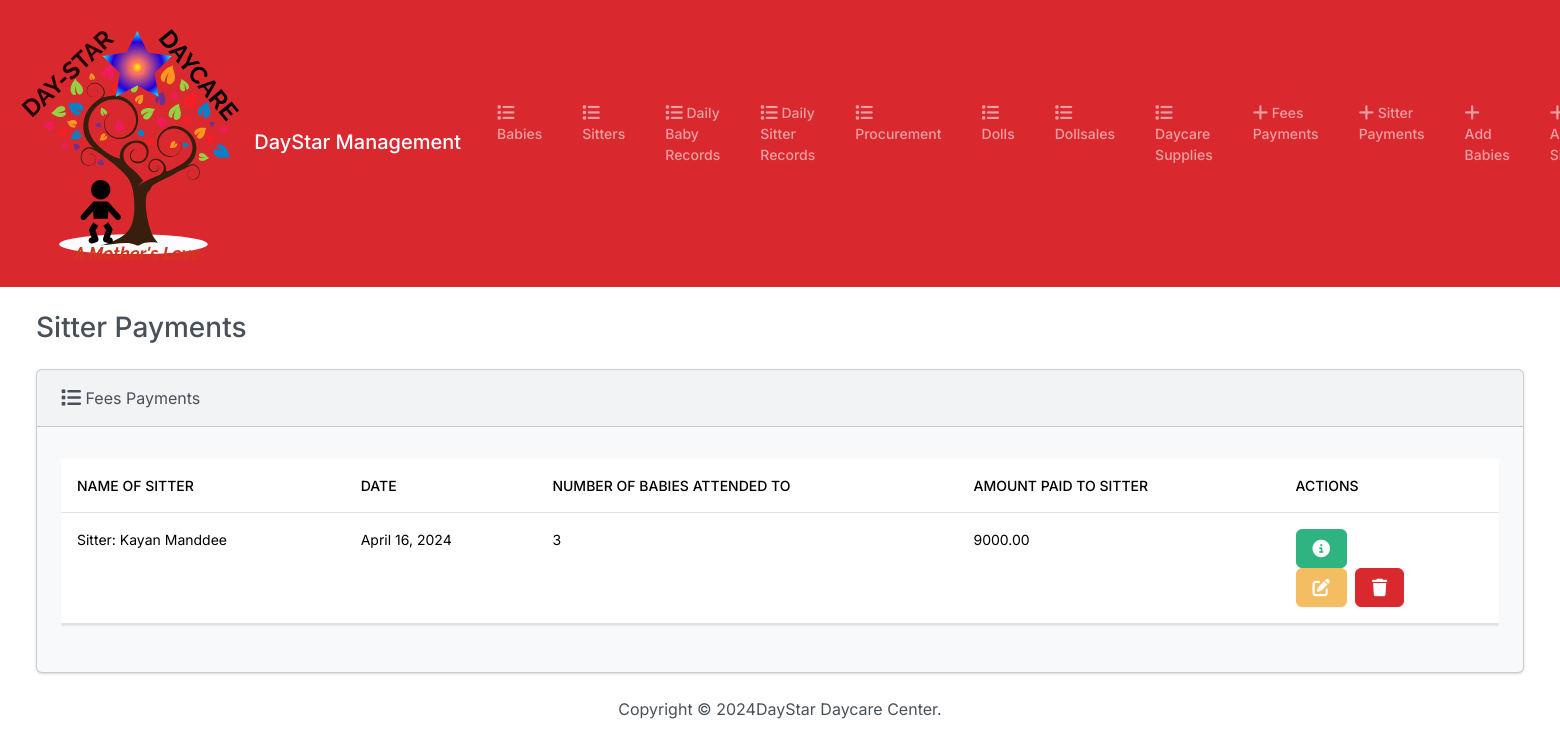
Page /sitterpayment/ on the earlier database version.
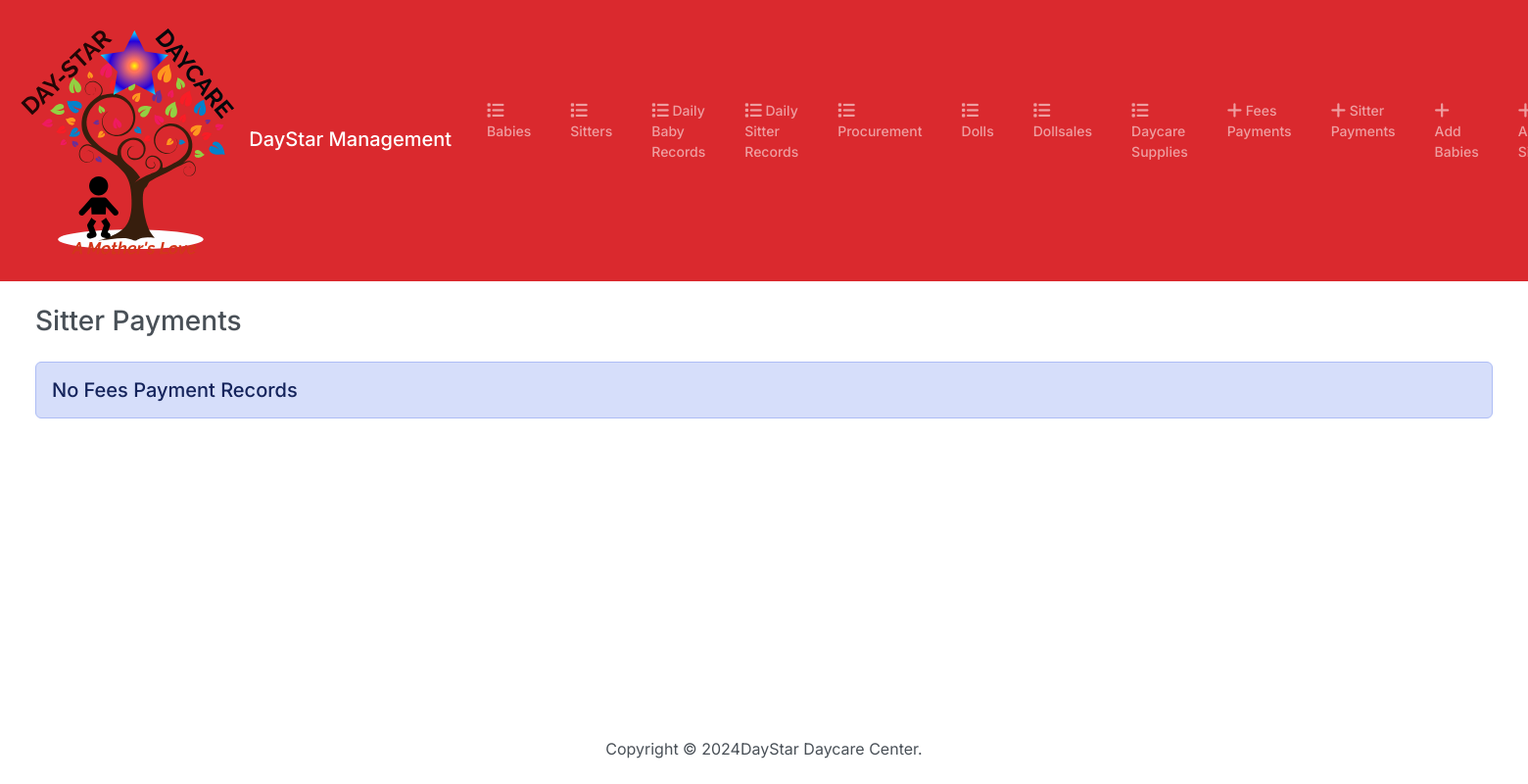
Same page on the later database version.
### daystarapp/models.py (models this page shows, shortened)
class SitterPayment(models.Model):
    l_name = models.ForeignKey(Sitter, on_delete=models.CASCADE, verbose_name="Name of Sitter", blank=True, max_length=50)
    attendance_date = models.DateField(null=True, blank=True, verbose_name="Date")
    number_of_babies = models.IntegerField(verbose_name="Number of Babies Attended To")
    payment_amount = models.DecimalField(max_digits=10, decimal_places=2, verbose_name="Amount Paid to Sitter")

class Sitter(models.Model):
    f_name = models.CharField(max_length=50, null=True, blank=True, verbose_name="First Name")
    l_name = models.CharField(max_length=50, null=True, blank=True, verbose_name="Last Name")
    l_location = models.CharField(max_length=50, null=True, blank=True, verbose_name="Location")
    dob = models.DateField(null=True, blank=True, verbose_name="Date of Birth")
    nok = models.CharField(max_length=50, null=True, blank=True, verbose_name="Next of Kin", validators=[validate_two_names])
    nin = models.CharField(max_length=50, null=True, blank=True, verbose_name="National ID Number")
    rec_name = models.CharField(max_length=50, null=True, blank=True, verbose_name="Recommender's Name", validators=[validate_two_names])
    rec_contact = models.CharField(max_length=10, blank=True, verbose_name="Recommender's Contact", validators=[validate_phone_number])
    religion = models.CharField(max_length=50, choices=RELIGION_CHOICES, null=True, blank=True, verbose_name="Religious Affiliation")
    educ_level = models.CharField(max_length=50, choices=EDUCATION_CHOICES, null=True, blank=True, verbose_name="Level of Education")
    s_number = models.CharField(max_length=4, null=True, blank=True, verbose_name="Sitter Number",validators=[validate_two_digit_integer, RegexValidator(regex=r'^\d{1,2}$', message='Value must be a two-digit integer')])
    s_contact = models.CharField(max_length=10, null=True, blank=True, verbose_name="Sitter's Contact", validators=[validate_phone_number])
    def __str__(self):
        return f"Sitter: {self.f_name} {self.l_name}"

### daystarapp/views.py (the view)
# urls.py: path("sitterpayment/", views.sitterpayment, name="sitterpayment"),
def sitterpayment(request):
    return render(request, "sitterpayments/sitterpayment.html", {"sitterpayments": SitterPayment.objects.all()} )

### daystarapp/templates/sitterpayments/sitterpayment.html (shortened to what this page needs)
{% extends "babies/base.html" %}
{% block body %}
        <h3 class="m-4">Sitter Payments</h3>
        <div class="row">
            <div class="col-12">
                {% if sitterpayments %}
                <div class="card bg-light ms-4 me-4 mb-4">
                    <div class="card-header"><i class="fa-solid fa-list fa-lg"></i> Fees Payments </div>
                    <div class="card-body">
                      <p class="card-text">
                        <div class="table-responsive">
                            <table class="table table-hover">
                                <thead>
                                  <tr>
                                    <th scope="col">Name of Sitter</th>
                                    <th scope="col">Date</th>
                                    <th scope="col">Number of Babies Attended To</th>
                                    <th scope="col">Amount Paid to Sitter</th>
                                    <th scope="col">ACTIONS</th>
                                  </tr>
                                </thead>
                                <tbody>
                                 {% for sitterpayment in sitterpayments %}
                                 <tr>
                                    <td>{{ sitterpayment.l_name }}</td>
                                    <td>{{ sitterpayment.attendance_date }}</td>
                                    <td>{{ sitterpayment.number_of_babies }}</td>
                                    <td>{{ sitterpayment.payment_amount }}</td>
                                    <td>
                                      <button type="button" class="btn btn-success me-1" href="{% url 'view_sitterpayment' sitterpayment.id %}" data-bs-toggle="modal" data-bs-target="#myModal{{sitterpayment.id}}"></button><br>
                                      <a class="btn btn-warning me-1" href="{% url 'edita' sitterpayment.id %}">
                                      </a>
                                      <button type="button" class="btn btn-danger" data-bs-toggle="modal" data-bs-target="#delee{{sitterpayment.id}}">
                                      </button>
                                    </td>
                                  </tr>
                                 {% endfor %}
                              </tbody>
                              </table>
                        </div>
                      </p>
                    </div>
                {% else %}
                <h5 class="alert alert-primary ms-4 me-4">No Fees Payment Records</h5>
                {% endif %}
            </div>
        </div>
{% endblock %}

Differences in the rows shown:
removed SitterPayment: l_name "Sitter: Kayan Manddee", attendance_date "April 16, 2024", number_of_babies "3", payment_amount "9000.00"
Other differences:
text no longer shown: "Fees Payments NAME OF SITTER DATE NUMBER OF BABIES ATTENDED TO AMOUNT PAID TO SITTER ACTIONS"
text now shown: "No Fees Payment Records"
